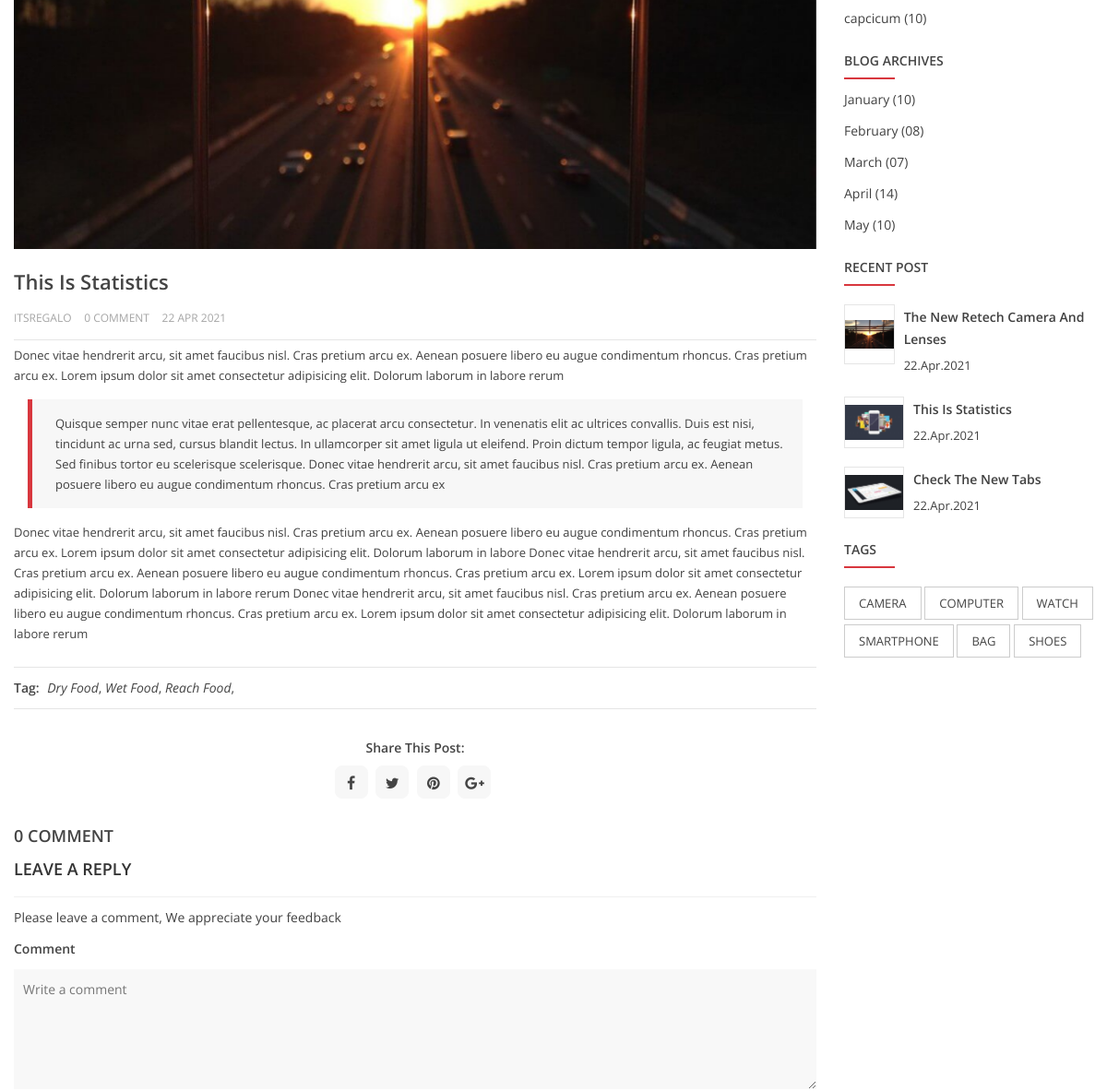
/blog/this-is-statisticsitsregalo/3/ (middle part), run on an earlier commit of the app's database.
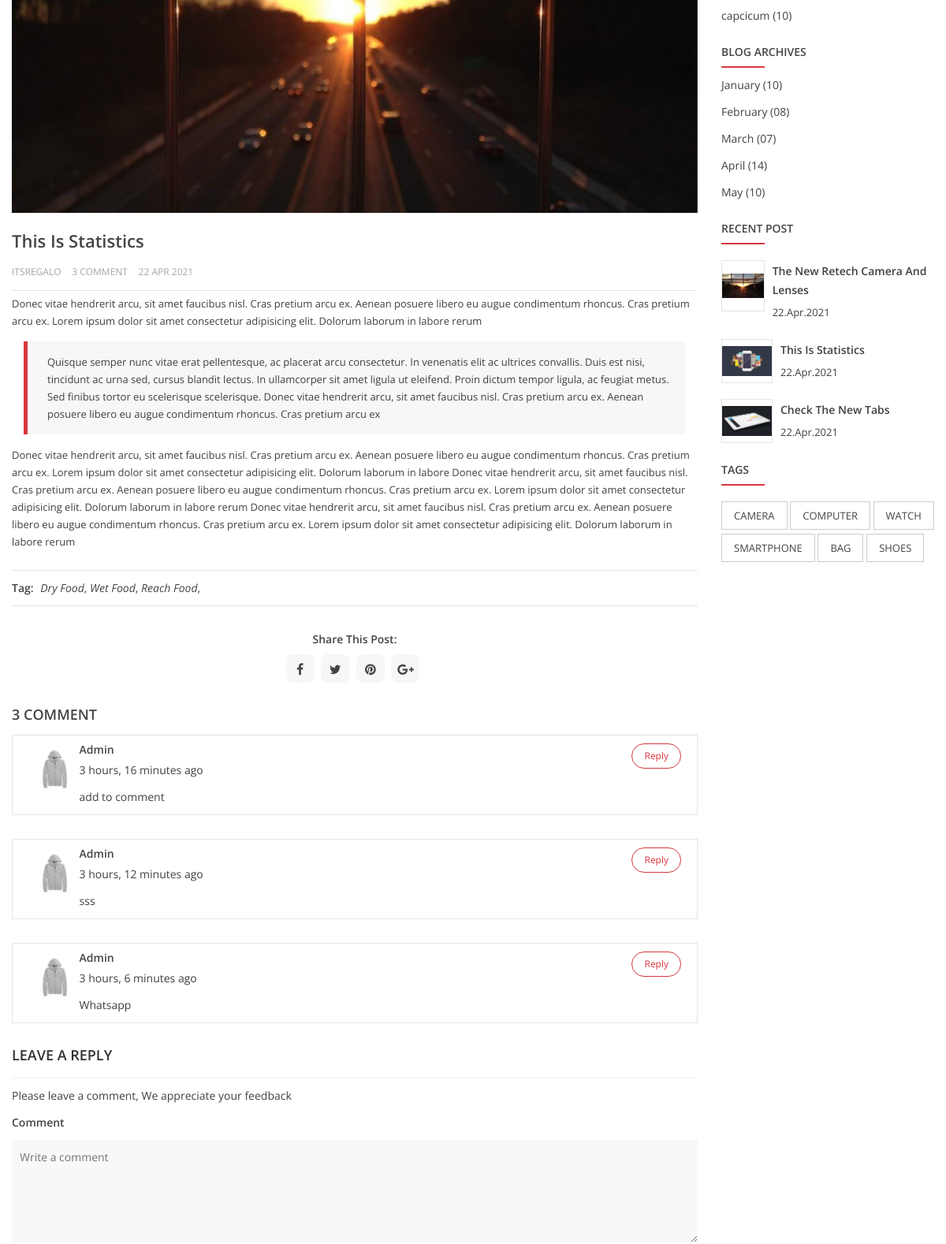
And on a later commit of the database.
### blog/models.py (models this page shows, shortened)
class Blog(models.Model):
    title = models.CharField(max_length=255)
    category = models.ForeignKey(BlogCategory, on_delete=models.CASCADE)
    author = models.ForeignKey(User, on_delete=models.CASCADE)
    content = RichTextField(blank=True, null=True)
    image = models.ImageField(upload_to='images/blog/')
    image_thumbnail = ImageSpecField(source='image',
                                     processors=[ResizeToFill(1024,610)],
                                     format='jpeg',
                                     options={'quality':100})
    small_image_thumbnail = ImageSpecField(source='image',
                                     processors=[ResizeToFill(200,200)],
                                     format='jpeg',
                                     options={'quality':100})
    added_date = models.DateTimeField(auto_now_add=True)
    is_published = models.BooleanField(default=False)
    pub_date = models.DateTimeField(blank=True, null=True)
    slug = models.SlugField(blank=True)
    def no_of_comments(self):
        return Comments.objects.filter(post=self).count()

class BlogMedia(models.Model):
    post = models.ForeignKey(Blog, on_delete=models.CASCADE)
    post_image = models.ImageField(upload_to="images/blog/detail")
    image_thumbnail = ImageSpecField(source='post_image',
                                    processors=[ResizeToFill(1024,610)],
                                    format='jpeg',
                                    options={'quality':100})
    description = models.TextField()
    timestamp = models.DateTimeField(auto_now_add=True)

class Comments(models.Model):
    post = models.ForeignKey(Blog, on_delete=models.CASCADE)
    user = models.ForeignKey(User, on_delete=models.CASCADE)
    content = models.TextField()
    slug = models.SlugField(blank=True)
    timestamp = models.DateTimeField(auto_now_add=True)

### User/models.py (models this page shows, shortened)
class CustomUser(AbstractUser):
    is_superuser = models.BooleanField(default=False)
    is_staff = models.BooleanField(default=False)
    is_merchant = models.BooleanField(default=False)
    is_customer = models.BooleanField(default=True)

class Profile(models.Model):
    user = models.OneToOneField(User, on_delete=models.CASCADE)
    profile_pic=models.ImageField(upload_to="images/profile/customer")
    profile_pic_thumbnail = ImageSpecField(source='profile_pic',
                                           processors=[ResizeToFill(100,100)],
                                           format='JPEG',
                                           options={'quality':100}
                                           )
    phone = models.CharField(max_length=13)

### blog/views.py (the view)
# urls.py: path('<slug>/<int:pk>/', BlogDetailView, name='blog-detail'),
def BlogDetailView(request, slug, pk,*args, **kwargs):
    post = get_object_or_404(Blog, slug=slug, pk=pk)
    blog_media = BlogMedia.objects.filter(post=post)
    comments = Comments.objects.filter(post=post)
    context = {
        'recent':Blog.objects.filter(is_published=True).order_by("-added_date")[:3],
        'post':post,
        'blog_media':blog_media,
        "popular_brands": PopularBrand.objects.all(),
        "base_tags": Tags.objects.filter(show_on_index=True)[:5],
        "comments":comments,
    }
    return render(request, 'blog/blog-details.html', context)

### ProductsApp/context_processors.py (called while the page is built, shortened)
def category_context_preprocessor(request):
    context = {
        'categories':Category.objects.all()
    }
    return context

def user_cart_items(request):
    user_order_items = False
    return {
            'prep_cart_items':user_order_items
        }

### ProductsApp/templatetags/cart_template_tag.py (called while the page is built)
@register.filter
def cart_total_order(user):
    if user.is_authenticated:
        user_order = CustomerOrder.objects.filter(user=user, is_ordered=False)
        if user_order.exists():
            return user_order[0].totalorderPrice()
        return 0

### frontend/templates/blog/blog-details.html (shortened to what this page needs)
{% extends 'base.html' %}
{% load static %}
{% block body %}
        <div class="blog-main-wrapper">
            <div class="container">
                <div class="row">
                    <div class="col-lg-3 order-2">
                        <div class="blog-sidebar-wrapper mt-md-34 mt-sm-30">
                            <div class="blog-sidebar mb-24">
                                <ul class="blog-archive">
                                    <li><a href="#">capcicum (10)</a></li>
                                </ul>
                            </div>
                            <div class="blog-sidebar mb-24">
                                <h4 class="title mb-20">Blog Archives</h4>
                                <ul class="blog-archive">
                                    <li><a href="#">January (10)</a></li>
                                    <li><a href="#">February (08)</a></li>
                                    <li><a href="#">March (07)</a></li>
                                    <li><a href="#">April (14)</a></li>
                                    <li><a href="#">May (10)</a></li>
                                </ul>
                            </div>
                            <div class="blog-sidebar mb-24">
                                <h4 class="title mb-30">recent post</h4>
                                {% for blog in recent %}
                                <div class="recent-post mb-20">
                                    <div class="recent-post-thumb">
                                        <a href="{% url 'blog:blog-detail' blog.slug blog.pk %}">
                                            <img src="{{blog.small_image_thumbnail.url}}" alt="">
                                        </a>
                                    </div>
                                    <div class="recent-post-des">
                                        <span><a href="{% url 'blog:blog-detail' blog.slug blog.pk %}">{{ blog.title }}</a></span>
                                        <span class="post-date">{{ blog.pub_date|date:"d.M.Y" }}</span>
                                    </div>
                                </div>
                                {% endfor %}
                            </div>
                            <div class="blog-sidebar mb-24">
                                <h4 class="title mb-30">Tags</h4>
                                <ul class="blog-tags">
                                    <li><a href="#">camera</a></li>
                                    <li><a href="#">computer</a></li>
                                    <li><a href="#">watch</a></li>
                                    <li><a href="#">smartphone</a></li>
                                    <li><a href="#">bag</a></li>
                                    <li><a href="#">shoes</a></li>
                                </ul>
                            </div>
                        </div>
                    </div>
                    <div class="col-lg-9 order-1">
                        <div class="blog-wrapper-inner">
                            <div class="row blog-content-wrap">
                                <div class="col-lg-12">
                                    <div class="blog-item mb-30">
                                        <div class="blog-thumb img-full fix">
                                            <div class="blog-gallery-slider slick-arrow-style_2">
                                                {% if blog_media %}
                                                {% for media in blog_media %}
                                                    <div class="blog-single-slide">
                                                        <img src="{{ media.image_thumbnail.url }}" alt="">
                                                    </div>
                                                {% endfor %}
                                                {% else %}
                                                <div class="blog-single-slide">
                                                    <img src="post.image_thumbnail.url" alt="">
                                                </div>
                                                {% endif %}
                                            </div>
                                        </div>
                                        <div class="blog-content">
                                            <div class="blog-details">
                                                <h3 class="blog-heading">{{ post.title }}</h3>
                                                <div class="blog-meta">
                                                    <a class="author" href="#"> {{ post.author }}</a>
                                                    <a class="comment" href="#"> {{ post.no_of_comments }} comment</a>
                                                    <a class="post-time" href="#"> {{ post.pub_date|date:"d M Y" }}</a>
                                                </div>
                                                <p>Donec vitae hendrerit arcu, sit amet faucibus nisl. Cras pretium arcu ex. Aenean posuere libero eu augue condimentum rhoncus. Cras pretium arcu ex. Lorem ipsum dolor sit amet consectetur adipisicing elit. Dolorum laborum in labore rerum</p>
                                                <blockquote><p>Quisque semper nunc vitae erat pellentesque, ac placerat arcu consectetur. In venenatis elit ac ultrices convallis. Duis est nisi, tincidunt ac urna sed, cursus blandit lectus. In ullamcorper sit amet ligula ut eleifend. Proin dictum tempor ligula, ac feugiat metus. Sed finibus tortor eu scelerisque scelerisque. Donec vitae hendrerit arcu, sit amet faucibus nisl. Cras pretium arcu ex. Aenean posuere libero eu augue condimentum rhoncus. Cras pretium arcu ex</p></blockquote>
                                                <p>Donec vitae hendrerit arcu, sit amet faucibus nisl. Cras pretium arcu ex. Aenean posuere libero eu augue condimentum rhoncus. Cras pretium arcu ex. Lorem ipsum dolor sit amet consectetur adipisicing elit. Dolorum laborum in labore Donec vitae hendrerit arcu, sit amet faucibus nisl. Cras pretium arcu ex. Aenean posuere libero eu augue condimentum rhoncus. Cras pretium arcu ex. Lorem ipsum dolor sit amet consectetur adipisicing elit. Dolorum laborum in labore rerum
                                                Donec vitae hendrerit arcu, sit amet faucibus nisl. Cras pretium arcu ex. Aenean posuere libero eu augue condimentum rhoncus. Cras pretium arcu ex. Lorem ipsum dolor sit amet consectetur adipisicing elit. Dolorum laborum in labore rerum </p>
                                            </div>
                                        </div>
                                        <div class="tag-line">
                                            <h4>tag:</h4>
                                            <a href="#">dry food</a>,
                                            <a href="#">wet food</a>,
                                            <a href="#">reach food</a>,
                                        </div>
                                        <div class="blog-sharing text-center mt-34 mt-sm-34">
                                            <h4>share this post:</h4>
                                            <a href="#"><i class="fa fa-facebook"></i></a>
                                            <a href="#"><i class="fa fa-twitter"></i></a>
                                            <a href="#"><i class="fa fa-pinterest"></i></a>
                                            <a href="#"><i class="fa fa-google-plus"></i></a>
                                        </div>
                                    </div>
                                    <div class="comment-section">
                                        <h3>{{ post.no_of_comments }} comment</h3>
                                        <ul>
                                            {% for comment in comments %}
                                            <li>
                                                <div class="author-avatar">
                                                    <img src="{{ comment.user.profile.profile_pic_thumbnail.url }}" alt="">
                                                </div>
                                                <div class="comment-body">
                                                        <span class="reply-btn"><a href="#">reply</a></span>
                                                    <h5 class="comment-author">{{ comment.user.username }}</h5>
                                                    <div class="comment-post-date">
                                                        {{comment.timestamp|timesince}} ago
                                                    </div>
                                                    <p>{{ comment.content }}</p>
                                                </div>
                                            </li>
                                            {% endfor %}
                                        </ul>
                                    </div>
                                    <div class="blog-comment-wrapper mb-sm-6">
                                        <h3>leave a reply</h3>
                                        <p>Please leave a comment, We appreciate your feedback</p>
                                        <form action="{% url 'blog:add-comment' post.slug post.pk %}" method='POST'>{% csrf_token %}
                                            <div class="comment-post-box">
                                                <div class="row">
                                                    <div class="col-12">
                                                        <label>comment</label>
                                                        <textarea name="content" placeholder="Write a comment"></textarea>
                                                    </div>
                                                </div>
                                            </div>
                                        </form>
                                    </div>
                                </div>
                            </div>
                        </div>
                    </div>
                </div>
            </div>
        </div>
{% endblock body %}

### frontend/templates/base.html (shortened to what this page needs)
{% load static %}
{% load mptt_tags %}
{% load cart_template_tag %}
<!DOCTYPE html>
<html class="no-js" lang="en">
<head>
    <link href="{% static 'assets/css/bootstrap.min.css' %}" rel="stylesheet">
    <link href="{% static 'assets/css/font-awesome.min.css' %}" rel="stylesheet">
    <link href="{% static 'assets/css/helper.min.css' %}" rel="stylesheet">
    <link href="{% static 'assets/css/plugins.css' %}" rel="stylesheet">
    <link href="{% static 'assets/css/style.css' %}" rel="stylesheet">
    <link href="{% static 'assets/css/skin-default.css' %}" rel="stylesheet" id="galio-skin">
</head>
<body>
    <div class="wrapper box-layout">
        {% block body %}
        {% endblock body %}
    </div>
</body>
</html>

What changed in the data, as far as the page shows it:
changed Blog "This Is Statistics": no_of_comments "0" → "3"
added Comments: user.profile.profile_pic_thumbnail (picture), user.username "Admin", timestamp "3 hours, 16 minutes", content "add to comment"
added Comments: user.profile.profile_pic_thumbnail (picture), user.username "Admin", timestamp "3 hours, 12 minutes", content "sss"
added Comments: user.profile.profile_pic_thumbnail (picture), user.username "Admin", timestamp "3 hours, 6 minutes", content "Whatsapp"
